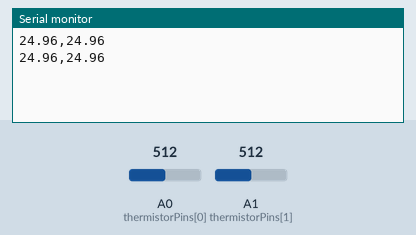
Bench run of a sketch on a simulated Arduino Uno, built with avr-gcc and run on an emulated ATmega328P. Shown: the last lines printed to the serial monitor. The inputs (shaded band) are chosen by the test bench; at power-on: A0 (thermistorPins[0]) = 512, A1 (thermistorPins[1]) = 512.

Above: at 1.8 s.
1.9 s: A0 (thermistorPins[0]) set to 716
At 2.8 s:
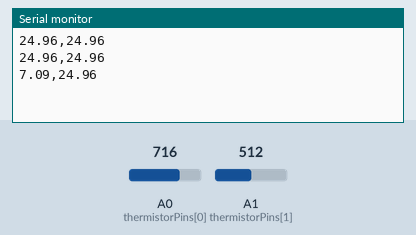
3.4 s: A1 (thermistorPins[1]) set to 716
At 4.7 s:
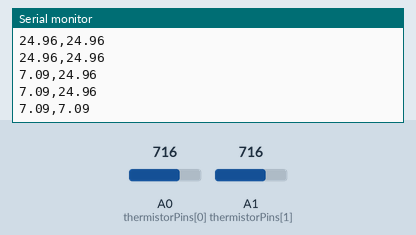
4.9 s: A0 (thermistorPins[0]) set to 900
At 5.8 s:
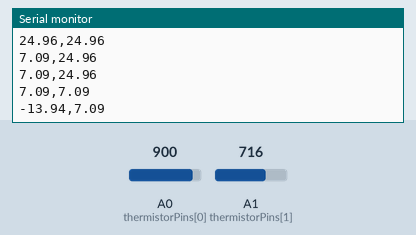
6.4 s: A1 (thermistorPins[1]) set to 900
At 7.6 s:
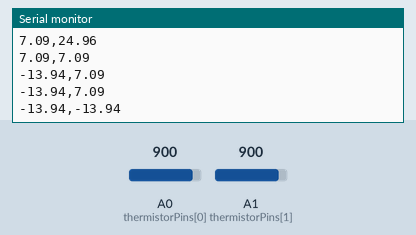
Timing chart, 0 to 8.9 s (numbered marks = the images above; inputs shaded):
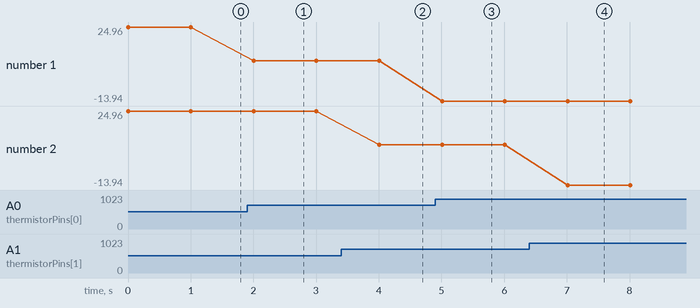

Measured:
- after the input at 1.9 s, the serial monitor: prints a new line after 0.10 s (image 1)
- after the input at 3.4 s, the serial monitor: prints a new line after 0.61 s (image 2)
- after the input at 4.9 s, the serial monitor: prints a new line after 0.11 s (image 3)
- after the input at 6.4 s, the serial monitor: prints a new line after 0.61 s (image 4)
- plotted number 1: 24.96 → 7.09 after the input at 1.9 s, 7.09 → -13.94 after the input at 4.9 s

The sketch:

insulationread.ino
```cpp
#include <math.h>

const int numThermistors = 2;
const int thermistorPins[numThermistors] = {A0, A1};

// Constants for all thermistors
const float seriesResistor = 10000.0;
const float thermistorNominal = 10000.0;
const float temperatureNominal = 25.0;
const float betaCoefficient = 3950.0;

void setup() {
  Serial.begin(9600);
}

void loop() {
  float temps[numThermistors];

  for (int i = 0; i < numThermistors; i++) {
    int adcValue = analogRead(thermistorPins[i]);

    // convert ADC to resistance
    float voltageRatio = (1023.0 / adcValue) - 1.0;
    float resistance = seriesResistor / voltageRatio;

    // Steinhart-Hart equation
    float steinhart;
    steinhart = resistance / thermistorNominal;
    steinhart = log(steinhart);
    steinhart /= betaCoefficient;
    steinhart += 1.0 / (temperatureNominal + 273.15);
    steinhart = 1.0 / steinhart;
    steinhart -= 273.15;

    temps[i] = steinhart;
  }

  // *** Print just CSV ***
  Serial.print(temps[0], 2);
  Serial.print(",");
  Serial.println(temps[1], 2);

  delay(1000);
}
```
